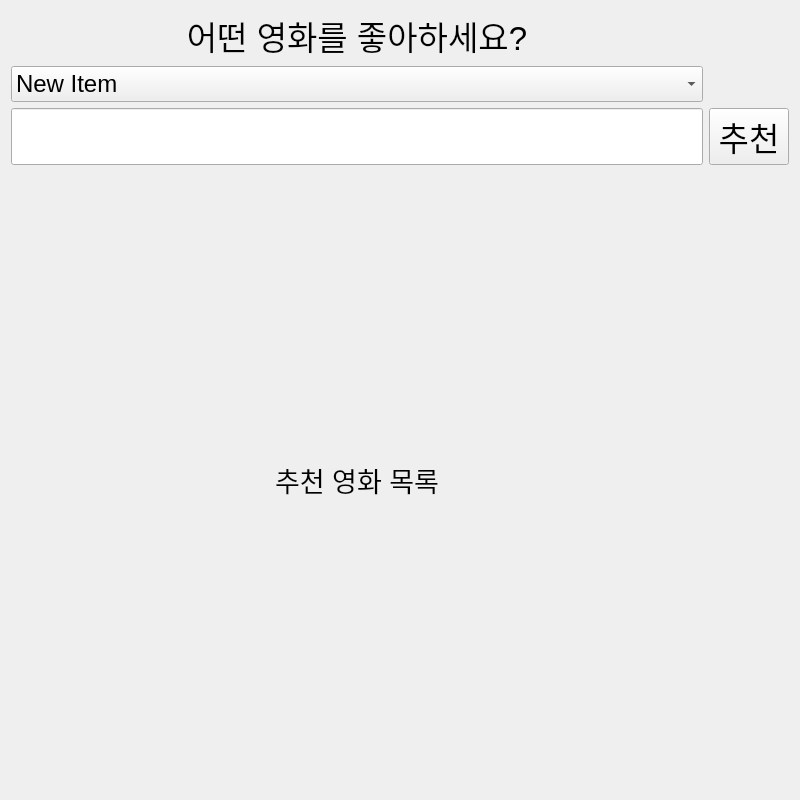
<?xml version="1.0" encoding="UTF-8"?>
<ui version="4.0">
 <class>Form</class>
 <widget class="QWidget" name="Form">
  <property name="geometry">
   <rect>
    <x>0</x>
    <y>0</y>
    <width>800</width>
    <height>800</height>
   </rect>
  </property>
  <property name="sizePolicy">
   <sizepolicy hsizetype="Fixed" vsizetype="Fixed">
    <horstretch>0</horstretch>
    <verstretch>0</verstretch>
   </sizepolicy>
  </property>
  <property name="maximumSize">
   <size>
    <width>2000</width>
    <height>2000</height>
   </size>
  </property>
  <property name="windowTitle">
   <string>Form</string>
  </property>
  <layout class="QGridLayout" name="gridLayout">
   <item row="0" column="0">
    <widget class="QLabel" name="label">
     <property name="sizePolicy">
      <sizepolicy hsizetype="Fixed" vsizetype="Fixed">
       <horstretch>0</horstretch>
       <verstretch>0</verstretch>
      </sizepolicy>
     </property>
     <property name="maximumSize">
      <size>
       <width>800</width>
       <height>16777215</height>
      </size>
     </property>
     <property name="font">
      <font>
       <pointsize>25</pointsize>
      </font>
     </property>
     <property name="layoutDirection">
      <enum>Qt::LeftToRight</enum>
     </property>
     <property name="text">
      <string>어떤 영화를 좋아하세요?</string>
     </property>
     <property name="textFormat">
      <enum>Qt::PlainText</enum>
     </property>
     <property name="alignment">
      <set>Qt::AlignCenter</set>
     </property>
    </widget>
   </item>
   <item row="3" column="0">
    <widget class="QLineEdit" name="le_keyword">
     <property name="sizePolicy">
      <sizepolicy hsizetype="Minimum" vsizetype="Minimum">
       <horstretch>0</horstretch>
       <verstretch>0</verstretch>
      </sizepolicy>
     </property>
     <property name="minimumSize">
      <size>
       <width>0</width>
       <height>0</height>
      </size>
     </property>
     <property name="font">
      <font>
       <pointsize>20</pointsize>
      </font>
     </property>
     <property name="alignment">
      <set>Qt::AlignCenter</set>
     </property>
    </widget>
   </item>
   <item row="4" column="0">
    <widget class="QLabel" name="lb_recommendation">
     <property name="font">
      <font>
       <pointsize>20</pointsize>
      </font>
     </property>
     <property name="text">
      <string>추천 영화 목록</string>
     </property>
     <property name="alignment">
      <set>Qt::AlignCenter</set>
     </property>
    </widget>
   </item>
   <item row="1" column="0">
    <widget class="QComboBox" name="cb_title">
     <property name="enabled">
      <bool>true</bool>
     </property>
     <property name="sizePolicy">
      <sizepolicy hsizetype="Fixed" vsizetype="Fixed">
       <horstretch>0</horstretch>
       <verstretch>0</verstretch>
      </sizepolicy>
     </property>
     <property name="maximumSize">
      <size>
       <width>800</width>
       <height>16777215</height>
      </size>
     </property>
     <property name="font">
      <font>
       <pointsize>18</pointsize>
      </font>
     </property>
     <property name="layoutDirection">
      <enum>Qt::LeftToRight</enum>
     </property>
     <item>
      <property name="text">
       <string>New Item</string>
      </property>
     </item>
     <item>
      <property name="text">
       <string>New Item</string>
      </property>
     </item>
    </widget>
   </item>
   <item row="3" column="1">
    <widget class="QPushButton" name="btn_recommend">
     <property name="sizePolicy">
      <sizepolicy hsizetype="Fixed" vsizetype="Fixed">
       <horstretch>0</horstretch>
       <verstretch>0</verstretch>
      </sizepolicy>
     </property>
     <property name="font">
      <font>
       <pointsize>25</pointsize>
      </font>
     </property>
     <property name="text">
      <string>추천</string>
     </property>
    </widget>
   </item>
  </layout>
 </widget>
 <resources/>
 <connections>
  <connection>
   <sender>cb_title</sender>
   <signal>currentTextChanged(QString)</signal>
   <receiver>btn_recommend</receiver>
   <slot>click()</slot>
   <hints>
    <hint type="sourcelabel">
     <x>85</x>
     <y>113</y>
    </hint>
    <hint type="destinationlabel">
     <x>371</x>
     <y>158</y>
    </hint>
   </hints>
  </connection>
 </connections>
</ui>
